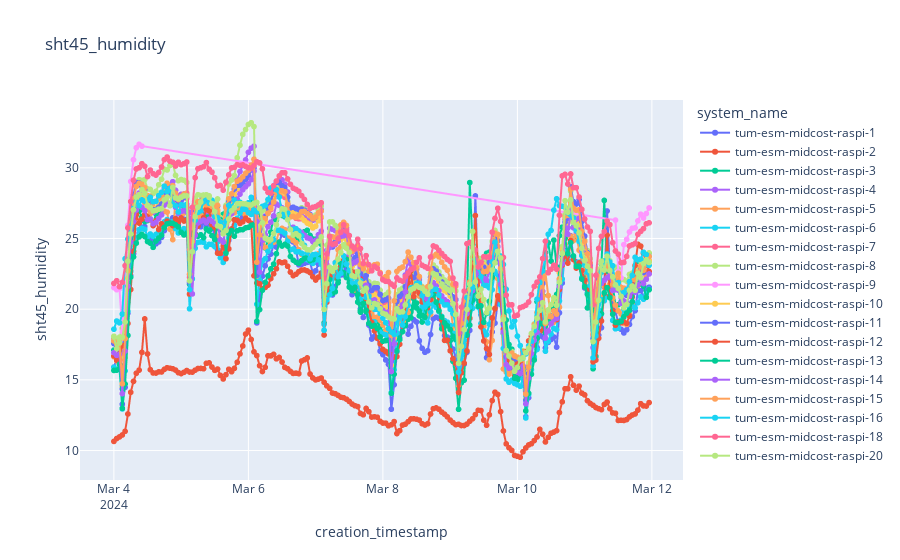

The notebook cell this image was saved under:
### Markdown cell above
# Plot other data directly from local database measurements.parquet

### Code cell
plot_sensor_measurement(df,sensor_id,col_name="sht45_humidity",filter=filter)

### Figure 1 — Plotly figure (JSON) as saved in the notebook; plotly's stock layout.template omitted (floating-point values rounded to 4 significant figures; data arrays with more than 128 entries replaced by an {"elided": "..."} marker saying what was removed)
{"data": [{"hovertemplate": "system_name=tum-esm-midcost-raspi-1<br>creation_timestamp=%{x}<br>sht45_humidity=%{y}<extra></extra>", "legendgroup": "tum-esm-midcost-raspi-1", "line": {"color": "#636efa", "dash": "solid"}, "marker": {"symbol": "circle"}, "mode": "lines+markers", "name": "tum-esm-midcost-raspi-1", "showlegend": true, "type": "scattergl", "x": {"elided": "192 str values"}, "xaxis": "x", "y": {"elided": "192 float values"}, "yaxis": "y"}, {"hovertemplate": "system_name=tum-esm-midcost-raspi-2<br>creation_timestamp=%{x}<br>sht45_humidity=%{y}<extra></extra>", "legendgroup": "tum-esm-midcost-raspi-2", "line": {"color": "#EF553B", "dash": "solid"}, "marker": {"symbol": "circle"}, "mode": "lines+markers", "name": "tum-esm-midcost-raspi-2", "showlegend": true, "type": "scattergl", "x": {"elided": "192 str values"}, "xaxis": "x", "y": {"elided": "192 float values"}, "yaxis": "y"}, {"hovertemplate": "system_name=tum-esm-midcost-raspi-3<br>creation_timestamp=%{x}<br>sht45_humidity=%{y}<extra></extra>", "legendgroup": "tum-esm-midcost-raspi-3", "line": {"color": "#00cc96", "dash": "solid"}, "marker": {"symbol": "circle"}, "mode": "lines+markers", "name": "tum-esm-midcost-raspi-3", "showlegend": true, "type": "scattergl", "x": {"elided": "192 str values"}, "xaxis": "x", "y": {"elided": "192 float values"}, "yaxis": "y"}, {"hovertemplate": "system_name=tum-esm-midcost-raspi-4<br>creation_timestamp=%{x}<br>sht45_humidity=%{y}<extra></extra>", "legendgroup": "tum-esm-midcost-raspi-4", "line": {"color": "#ab63fa", "dash": "solid"}, "marker": {"symbol": "circle"}, "mode": "lines+markers", "name": "tum-esm-midcost-raspi-4", "showlegend": true, "type": "scattergl", "x": {"elided": "192 str values"}, "xaxis": "x", "y": {"elided": "192 float values"}, "yaxis": "y"}, {"hovertemplate": "system_name=tum-esm-midcost-raspi-5<br>creation_timestamp=%{x}<br>sht45_humidity=%{y}<extra></extra>", "legendgroup": "tum-esm-midcost-raspi-5", "line": {"color": "#FFA15A", "dash": "solid"}, "marker": {"symbol": "circle"}, "mode": "lines+markers", "name": "tum-esm-midcost-raspi-5", "showlegend": true, "type": "scattergl", "x": {"elided": "192 str values"}, "xaxis": "x", "y": {"elided": "192 float values"}, "yaxis": "y"}, {"hovertemplate": "system_name=tum-esm-midcost-raspi-6<br>creation_timestamp=%{x}<br>sht45_humidity=%{y}<extra></extra>", "legendgroup": "tum-esm-midcost-raspi-6", "line": {"color": "#19d3f3", "dash": "solid"}, "marker": {"symbol": "circle"}, "mode": "lines+markers", "name": "tum-esm-midcost-raspi-6", "showlegend": true, "type": "scattergl", "x": {"elided": "192 str values"}, "xaxis": "x", "y": {"elided": "192 float values"}, "yaxis": "y"}, {"hovertemplate": "system_name=tum-esm-midcost-raspi-7<br>creation_timestamp=%{x}<br>sht45_humidity=%{y}<extra></extra>", "legendgroup": "tum-esm-midcost-raspi-7", "line": {"color": "#FF6692", "dash": "solid"}, "marker": {"symbol": "circle"}, "mode": "lines+markers", "name": "tum-esm-midcost-raspi-7", "showlegend": true, "type": "scattergl", "x": {"elided": "192 str values"}, "xaxis": "x", "y": {"elided": "192 float values"}, "yaxis": "y"}, {"hovertemplate": "system_name=tum-esm-midcost-raspi-8<br>creation_timestamp=%{x}<br>sht45_humidity=%{y}<extra></extra>", "legendgroup": "tum-esm-midcost-raspi-8", "line": {"color": "#B6E880", "dash": "solid"}, "marker": {"symbol": "circle"}, "mode": "lines+markers", "name": "tum-esm-midcost-raspi-8", "showlegend": true, "type": "scattergl", "x": {"elided": "192 str values"}, "xaxis": "x", "y": {"elided": "192 float values"}, "yaxis": "y"}, {"hovertemplate": "system_name=tum-esm-midcost-raspi-9<br>creation_timestamp=%{x}<br>sht45_humidity=%{y}<extra></extra>", "legendgroup": "tum-esm-midcost-raspi-9", "line": {"color": "#FF97FF", "dash": "solid"}, "marker": {"symbol": "circle"}, "mode": "lines+markers", "name": "tum-esm-midcost-raspi-9", "showlegend": true, "type": "scattergl", "x": ["2024-03-04T00:00:00+00:00", "2024-03-04T01:00:00+00:00", "2024-03-04T02:00:00+00:00", "2024-03-04T03:00:00+00:00", "2024-03-04T04:00:00+00:00", "2024-03-04T05:00:00+00:00", "2024-03-04T06:00:00+00:00", "2024-03-04T07:00:00+00:00", "2024-03-04T08:00:00+00:00", "2024-03-04T09:00:00+00:00", "2024-03-04T10:00:00+00:00", "2024-03-11T11:00:00+00:00", "2024-03-11T12:00:00+00:00", "2024-03-11T13:00:00+00:00", "2024-03-11T14:00:00+00:00", "2024-03-11T15:00:00+00:00", "2024-03-11T16:00:00+00:00", "2024-03-11T17:00:00+00:00", "2024-03-11T18:00:00+00:00", "2024-03-11T19:00:00+00:00", "2024-03-11T20:00:00+00:00", "2024-03-11T21:00:00+00:00", "2024-03-11T22:00:00+00:00", "2024-03-11T23:00:00+00:00"], "xaxis": "x", "y": [21.52, 21.38, 21.45, 18.41, 21.47, 25.94, 29.04, 30.57, 31.42, 31.66, 31.53, 26.3, 22.66, 22.22, 24.57, 24.94, 25.46, 25.72, 25.75, 26.24, 26.72, 26.45, 26.77, 27.16], "yaxis": "y"}, {"hovertemplate": "system_name=tum-esm-midcost-raspi-10<br>creation_timestamp=%{x}<br>sht45_humidity=%{y}<extra></extra>", "legendgroup": "tum-esm-midcost-raspi-10", "line": {"color": "#FECB52", "dash": "solid"}, "marker": {"symbol": "circle"}, "mode": "lines+markers", "name": "tum-esm-midcost-raspi-10", "showlegend": true, "type": "scattergl", "x": {"elided": "192 str values"}, "xaxis": "x", "y": {"elided": "192 float values"}, "yaxis": "y"}, {"hovertemplate": "system_name=tum-esm-midcost-raspi-11<br>creation_timestamp=%{x}<br>sht45_humidity=%{y}<extra></extra>", "legendgroup": "tum-esm-midcost-raspi-11", "line": {"color": "#636efa", "dash": "solid"}, "marker": {"symbol": "circle"}, "mode": "lines+markers", "name": "tum-esm-midcost-raspi-11", "showlegend": true, "type": "scattergl", "x": {"elided": "192 str values"}, "xaxis": "x", "y": {"elided": "192 float values"}, "yaxis": "y"}, {"hovertemplate": "system_name=tum-esm-midcost-raspi-12<br>creation_timestamp=%{x}<br>sht45_humidity=%{y}<extra></extra>", "legendgroup": "tum-esm-midcost-raspi-12", "line": {"color": "#EF553B", "dash": "solid"}, "marker": {"symbol": "circle"}, "mode": "lines+markers", "name": "tum-esm-midcost-raspi-12", "showlegend": true, "type": "scattergl", "x": {"elided": "192 str values"}, "xaxis": "x", "y": {"elided": "192 float values"}, "yaxis": "y"}, {"hovertemplate": "system_name=tum-esm-midcost-raspi-13<br>creation_timestamp=%{x}<br>sht45_humidity=%{y}<extra></extra>", "legendgroup": "tum-esm-midcost-raspi-13", "line": {"color": "#00cc96", "dash": "solid"}, "marker": {"symbol": "circle"}, "mode": "lines+markers", "name": "tum-esm-midcost-raspi-13", "showlegend": true, "type": "scattergl", "x": {"elided": "192 str values"}, "xaxis": "x", "y": {"elided": "192 float values"}, "yaxis": "y"}, {"hovertemplate": "system_name=tum-esm-midcost-raspi-14<br>creation_timestamp=%{x}<br>sht45_humidity=%{y}<extra></extra>", "legendgroup": "tum-esm-midcost-raspi-14", "line": {"color": "#ab63fa", "dash": "solid"}, "marker": {"symbol": "circle"}, "mode": "lines+markers", "name": "tum-esm-midcost-raspi-14", "showlegend": true, "type": "scattergl", "x": {"elided": "192 str values"}, "xaxis": "x", "y": {"elided": "192 float values"}, "yaxis": "y"}, {"hovertemplate": "system_name=tum-esm-midcost-raspi-15<br>creation_timestamp=%{x}<br>sht45_humidity=%{y}<extra></extra>", "legendgroup": "tum-esm-midcost-raspi-15", "line": {"color": "#FFA15A", "dash": "solid"}, "marker": {"symbol": "circle"}, "mode": "lines+markers", "name": "tum-esm-midcost-raspi-15", "showlegend": true, "type": "scattergl", "x": {"elided": "192 str values"}, "xaxis": "x", "y": {"elided": "192 float values"}, "yaxis": "y"}, {"hovertemplate": "system_name=tum-esm-midcost-raspi-16<br>creation_timestamp=%{x}<br>sht45_humidity=%{y}<extra></extra>", "legendgroup": "tum-esm-midcost-raspi-16", "line": {"color": "#19d3f3", "dash": "solid"}, "marker": {"symbol": "circle"}, "mode": "lines+markers", "name": "tum-esm-midcost-raspi-16", "showlegend": true, "type": "scattergl", "x": {"elided": "192 str values"}, "xaxis": "x", "y": {"elided": "192 float values"}, "yaxis": "y"}, {"hovertemplate": "system_name=tum-esm-midcost-raspi-18<br>creation_timestamp=%{x}<br>sht45_humidity=%{y}<extra></extra>", "legendgroup": "tum-esm-midcost-raspi-18", "line": {"color": "#FF6692", "dash": "solid"}, "marker": {"symbol": "circle"}, "mode": "lines+markers", "name": "tum-esm-midcost-raspi-18", "showlegend": true, "type": "scattergl", "x": {"elided": "192 str values"}, "xaxis": "x", "y": {"elided": "192 float values"}, "yaxis": "y"}, {"hovertemplate": "system_name=tum-esm-midcost-raspi-20<br>creation_timestamp=%{x}<br>sht45_humidity=%{y}<extra></extra>", "legendgroup": "tum-esm-midcost-raspi-20", "line": {"color": "#B6E880", "dash": "solid"}, "marker": {"symbol": "circle"}, "mode": "lines+markers", "name": "tum-esm-midcost-raspi-20", "showlegend": true, "type": "scattergl", "x": {"elided": "192 str values"}, "xaxis": "x", "y": {"elided": "192 float values"}, "yaxis": "y"}], "layout": {"legend": {"title": {"text": "system_name"}, "tracegroupgap": 0}, "title": {"text": "sht45_humidity"}, "xaxis": {"anchor": "y", "domain": [0, 1], "title": {"text": "creation_timestamp"}}, "yaxis": {"anchor": "x", "domain": [0, 1], "title": {"text": "sht45_humidity"}}}}
